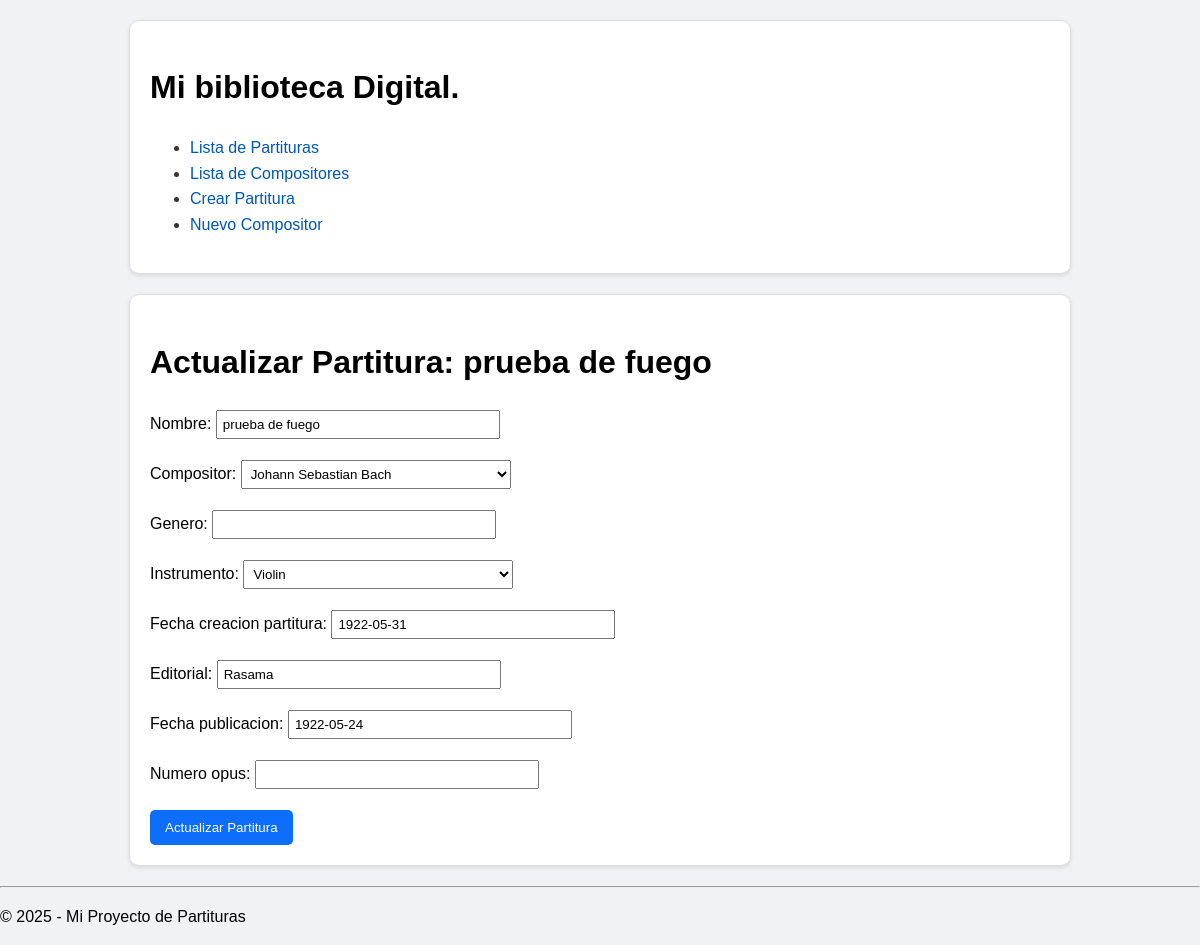
The app's page /partitura/6/editar, older data.
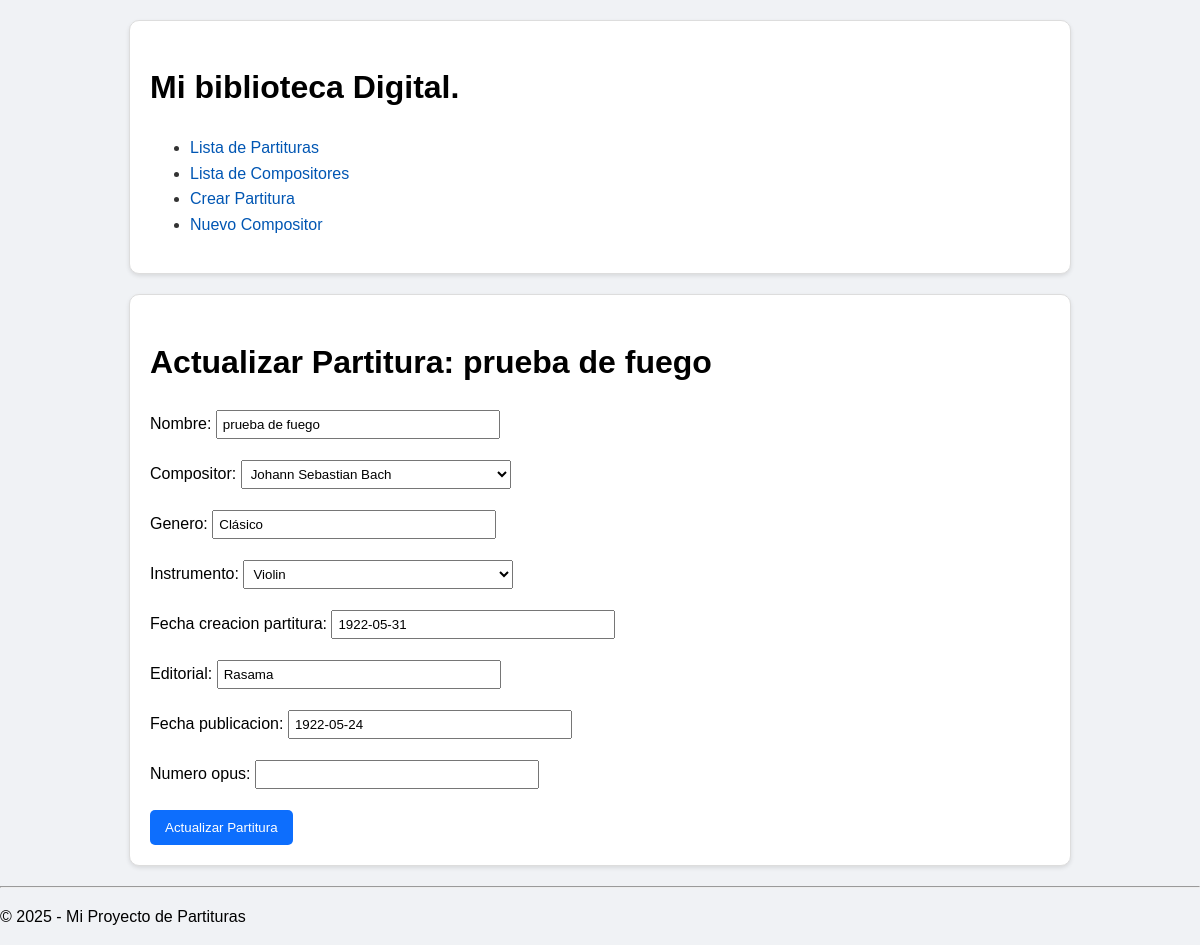
The same page, newer data.
### partiturasApp/models.py (models this page shows, shortened)
class Partitura(models.Model):
    nombre = models.CharField(max_length=200)
    compositor = models.ForeignKey(Compositor, on_delete=models.CASCADE, related_name='partituras')
    genero = models.CharField(max_length=50, null=True, blank=True)
    instrumento = models.ForeignKey(Instrumento, on_delete=models.PROTECT, related_name='instrumentos')
    fecha_creacion_partitura = models.DateField(null=True, blank=True)
    editorial = models.CharField(max_length=100 , null=True, blank=True)
    fecha_publicacion = models.DateField(null=True, blank=True)
    numero_opus = models.CharField(max_length=50, null=True, blank=True)
    fecha_ingreso = models.DateTimeField(auto_now_add=True)

class Compositor(models.Model):
    nombre = models.CharField(max_length=100)
    apellido = models.CharField(max_length=100)
    fecha_de_nacimiento = models.DateField(null=True, blank=True)
    pais = models.CharField(max_length=100)
    def __str__(self):
        return f'{self.nombre} {self.apellido}'

class Instrumento(models.Model):
    nombre = models.CharField(max_length=50)
    familia = models.CharField(max_length=50)
    models.IntegerField(max_length=5)
    def __str__(self):
        return f'{self.nombre}'

### partiturasApp/views.py (the view)
# urls.py: path('partitura/<int:pk>/editar', PartituraUpdateView.as_view(), name='editar_partitura'),
class PartituraUpdateView(UpdateView):
    model = Partitura
    form_class = PartituraForm
    template_name = "partiturasApp/partitura/edit_partitura.html"
    context_object_name = 'partitura'
    success_url = reverse_lazy('lista_partituras')

### partiturasApp/forms.py
class PartituraForm(forms.ModelForm):
    class Meta:
        model = Partitura
        fields = '__all__'

### partiturasApp/templates/partiturasApp/partitura/edit_partitura.html (shortened to what this page needs)
{% extends "partiturasApp/base.html" %}
{% block content  %}
    <h1>Actualizar Partitura: {{ form.instance.nombre }}</h1>
    <form method='POST'>
        {{ form.as_p }}
        <button type='on submit'>Actualizar Partitura</button>
    </form>
{% endblock   %}

Row changes from the older to the newer data that the page shows:
changed Partitura "prueba de fuego": genero (not shown) → "Clásico"
